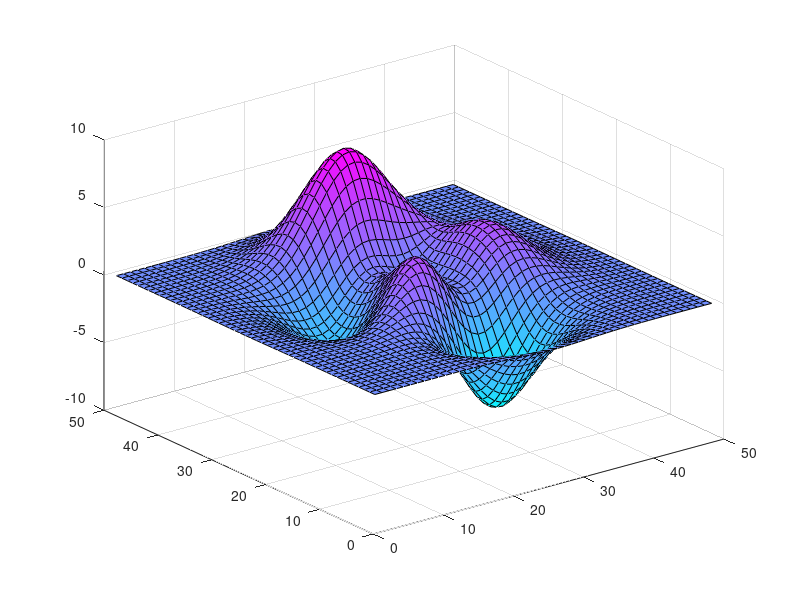

Source code (MATLAB): (Note: this script raises an error after producing the figure.)
%=============================================================================
% Copyright (c) 2016-present Allan CORNET (Nelson)
%=============================================================================
% This file is part of the Nelson.
%=============================================================================
% LICENCE_BLOCK_BEGIN
% SPDX-License-Identifier: LGPL-3.0-or-later
% LICENCE_BLOCK_END
%=============================================================================
% <--ADV-CLI MODE-->
%=============================================================================
f = figure();
surf(peaks);
colormap('cool');
r = f.ColorMap;
assert_isapprox(r(1:2, :), [0, 1.0000, 1.0000; 0.0039, 0.9961, 1.0000], 1e-3); 
%=============================================================================
